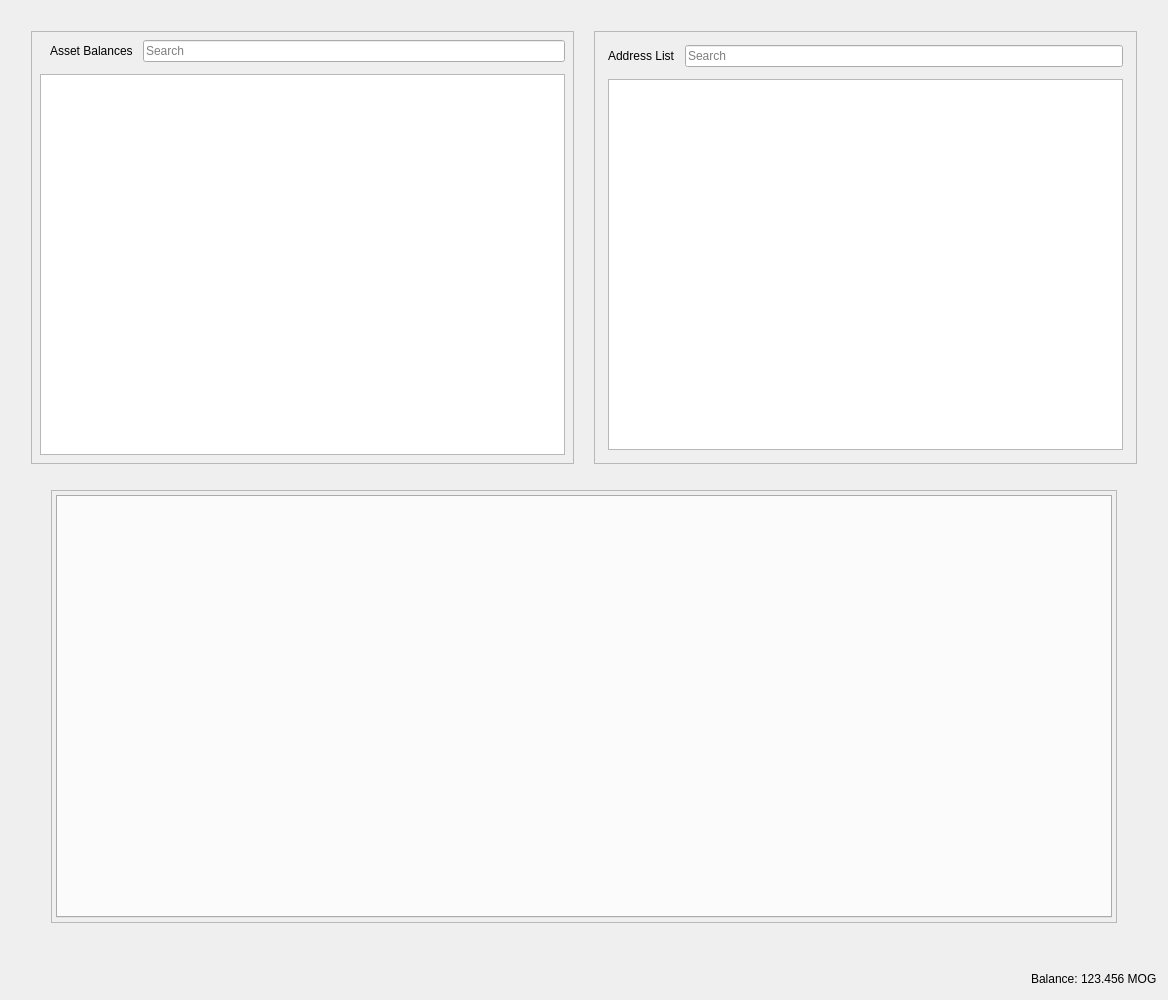
<?xml version="1.0" encoding="UTF-8"?>
<ui version="4.0">
 <class>RestrictedAssetsDialog</class>
 <widget class="QDialog" name="RestrictedAssetsDialog">
  <property name="geometry">
   <rect>
    <x>0</x>
    <y>0</y>
    <width>1168</width>
    <height>1000</height>
   </rect>
  </property>
  <property name="windowTitle">
   <string>Send Coins</string>
  </property>
  <layout class="QVBoxLayout" name="verticalLayout">
   <item>
    <layout class="QHBoxLayout" name="horizontalLayout">
     <property name="spacing">
      <number>20</number>
     </property>
     <property name="leftMargin">
      <number>20</number>
     </property>
     <property name="topMargin">
      <number>20</number>
     </property>
     <property name="rightMargin">
      <number>20</number>
     </property>
     <property name="bottomMargin">
      <number>20</number>
     </property>
     <item>
      <widget class="QFrame" name="frameAssetBalance">
       <property name="frameShape">
        <enum>QFrame::StyledPanel</enum>
       </property>
       <property name="frameShadow">
        <enum>QFrame::Raised</enum>
       </property>
       <layout class="QVBoxLayout" name="verticalLayout_7">
        <property name="spacing">
         <number>12</number>
        </property>
        <property name="leftMargin">
         <number>4</number>
        </property>
        <property name="topMargin">
         <number>4</number>
        </property>
        <property name="rightMargin">
         <number>4</number>
        </property>
        <property name="bottomMargin">
         <number>4</number>
        </property>
        <item>
         <layout class="QVBoxLayout" name="verticalLayout_4">
          <property name="spacing">
           <number>12</number>
          </property>
          <property name="leftMargin">
           <number>4</number>
          </property>
          <property name="topMargin">
           <number>4</number>
          </property>
          <property name="rightMargin">
           <number>4</number>
          </property>
          <property name="bottomMargin">
           <number>4</number>
          </property>
          <item>
           <layout class="QHBoxLayout" name="horizontalLayout_8">
            <property name="spacing">
             <number>10</number>
            </property>
            <property name="leftMargin">
             <number>10</number>
            </property>
            <item>
             <widget class="QLabel" name="labelAssetBalance">
              <property name="text">
               <string>Asset Balances</string>
              </property>
             </widget>
            </item>
            <item>
             <widget class="QLineEdit" name="lineEditAssetSearch">
              <property name="placeholderText">
               <string>Search</string>
              </property>
             </widget>
            </item>
           </layout>
          </item>
          <item>
           <widget class="QTableView" name="listAssets"/>
          </item>
         </layout>
        </item>
       </layout>
      </widget>
     </item>
     <item>
      <widget class="QFrame" name="frameAddressList">
       <property name="frameShape">
        <enum>QFrame::StyledPanel</enum>
       </property>
       <property name="frameShadow">
        <enum>QFrame::Raised</enum>
       </property>
       <layout class="QVBoxLayout" name="verticalLayout_10">
        <property name="spacing">
         <number>12</number>
        </property>
        <item>
         <layout class="QVBoxLayout" name="verticalLayout_9">
          <property name="spacing">
           <number>12</number>
          </property>
          <property name="leftMargin">
           <number>4</number>
          </property>
          <property name="topMargin">
           <number>4</number>
          </property>
          <property name="rightMargin">
           <number>4</number>
          </property>
          <property name="bottomMargin">
           <number>4</number>
          </property>
          <item>
           <layout class="QHBoxLayout" name="horizontalLayout_9">
            <property name="spacing">
             <number>10</number>
            </property>
            <property name="leftMargin">
             <number>0</number>
            </property>
            <property name="topMargin">
             <number>0</number>
            </property>
            <property name="rightMargin">
             <number>0</number>
            </property>
            <property name="bottomMargin">
             <number>0</number>
            </property>
            <item>
             <widget class="QLabel" name="labelAddressList">
              <property name="text">
               <string>Address List</string>
              </property>
             </widget>
            </item>
            <item>
             <widget class="QLineEdit" name="lineEditAddressSearch">
              <property name="placeholderText">
               <string>Search</string>
              </property>
             </widget>
            </item>
           </layout>
          </item>
          <item>
           <widget class="QTableView" name="myAddressList"/>
          </item>
         </layout>
        </item>
       </layout>
      </widget>
     </item>
    </layout>
   </item>
   <item>
    <layout class="QHBoxLayout" name="horizontalLayout_4">
     <property name="spacing">
      <number>34</number>
     </property>
     <property name="leftMargin">
      <number>40</number>
     </property>
     <property name="topMargin">
      <number>0</number>
     </property>
     <property name="rightMargin">
      <number>40</number>
     </property>
     <property name="bottomMargin">
      <number>40</number>
     </property>
     <item>
      <widget class="QFrame" name="tabFrame">
       <property name="frameShape">
        <enum>QFrame::StyledPanel</enum>
       </property>
       <property name="frameShadow">
        <enum>QFrame::Raised</enum>
       </property>
       <layout class="QVBoxLayout" name="verticalLayout_8">
        <property name="spacing">
         <number>12</number>
        </property>
        <property name="leftMargin">
         <number>4</number>
        </property>
        <property name="topMargin">
         <number>4</number>
        </property>
        <property name="rightMargin">
         <number>4</number>
        </property>
        <property name="bottomMargin">
         <number>4</number>
        </property>
        <item>
         <widget class="QTabWidget" name="tabWidget">
          <property name="tabPosition">
           <enum>QTabWidget::North</enum>
          </property>
          <property name="tabShape">
           <enum>QTabWidget::Rounded</enum>
          </property>
          <property name="currentIndex">
           <number>-1</number>
          </property>
          <property name="elideMode">
           <enum>Qt::ElideNone</enum>
          </property>
         </widget>
        </item>
       </layout>
      </widget>
     </item>
    </layout>
   </item>
   <item>
    <layout class="QHBoxLayout" name="horizontalLayout_2">
     <property name="spacing">
      <number>3</number>
     </property>
     <item>
      <spacer name="horizontalSpacer">
       <property name="orientation">
        <enum>Qt::Horizontal</enum>
       </property>
       <property name="sizeHint" stdset="0">
        <size>
         <width>40</width>
         <height>20</height>
        </size>
       </property>
      </spacer>
     </item>
     <item alignment="Qt::AlignRight">
      <widget class="QLabel" name="label">
       <property name="sizePolicy">
        <sizepolicy hsizetype="Preferred" vsizetype="Fixed">
         <horstretch>0</horstretch>
         <verstretch>0</verstretch>
        </sizepolicy>
       </property>
       <property name="text">
        <string>Balance:</string>
       </property>
      </widget>
     </item>
     <item alignment="Qt::AlignRight">
      <widget class="QLabel" name="labelBalance">
       <property name="sizePolicy">
        <sizepolicy hsizetype="Preferred" vsizetype="Fixed">
         <horstretch>0</horstretch>
         <verstretch>0</verstretch>
        </sizepolicy>
       </property>
       <property name="cursor">
        <cursorShape>IBeamCursor</cursorShape>
       </property>
       <property name="text">
        <string notr="true">123.456 MOG</string>
       </property>
       <property name="textInteractionFlags">
        <set>Qt::LinksAccessibleByMouse|Qt::TextSelectableByKeyboard|Qt::TextSelectableByMouse</set>
       </property>
      </widget>
     </item>
    </layout>
   </item>
  </layout>
 </widget>
 <resources>
  <include location="../raven.qrc"/>
 </resources>
 <connections/>
</ui>
